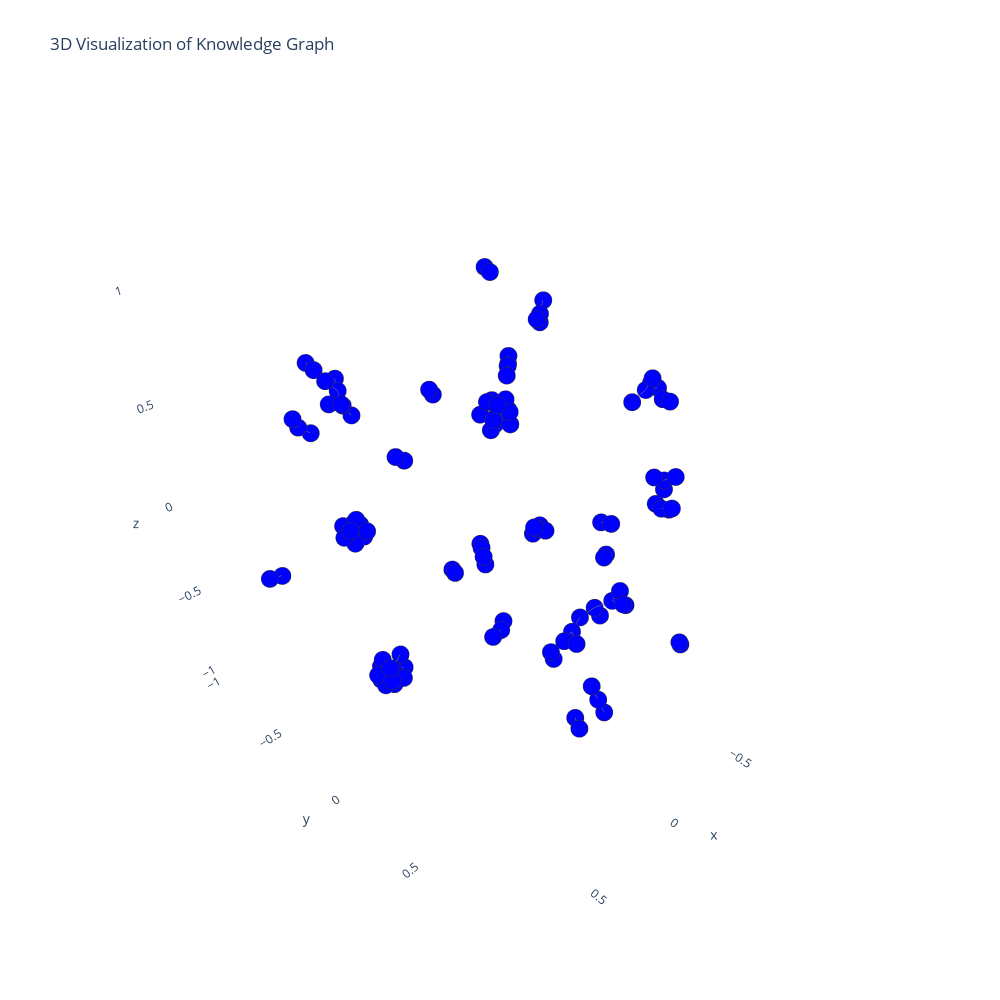

Notebook source saved alongside this figure:
### Code cell
import plotly.graph_objects as go
import networkx as nx  # Import NetworkX module

# Assuming `index` contains the NetworkX graph
g = index.get_networkx_graph()

# Convert NetworkX graph to Plotly graph
pos = nx.spring_layout(g, dim=3)
node_x = [pos[node][0] for node in g.nodes()]
node_y = [pos[node][1] for node in g.nodes()]
node_z = [pos[node][2] for node in g.nodes()]

# Define edge traces
edge_traces = []
for edge in g.edges():
    x0, y0, z0 = pos[edge[0]]
    x1, y1, z1 = pos[edge[1]]
    edge_trace = go.Scatter3d(
        x=[x0, x1, None],
        y=[y0, y1, None],
        z=[z0, z1, None],
        mode='lines',
        line=dict(color='rgb(125,125,125)', width=1),
        hoverinfo='none'
    )
    edge_traces.append(edge_trace)

# Define node trace
node_trace = go.Scatter3d(
    x=node_x,
    y=node_y,
    z=node_z,
    mode='markers',
    name='actors',
    marker=dict(
        symbol='circle',
        size=6,
        color='blue',  # You can customize node color here
        colorscale='Viridis',
        line=dict(color='rgb(50,50,50)', width=0.5)
    ),
    text=[str(node) for node in g.nodes()],
    hoverinfo='text'
)

# Create figure
fig = go.Figure(data=edge_traces + [node_trace])

# Set layout
fig.update_layout(
    title="3D Visualization of Knowledge Graph",
    width=1000,
    height=1000,
    showlegend=False,
    scene=dict(
        xaxis=dict(showbackground=False),
        yaxis=dict(showbackground=False),
        zaxis=dict(showbackground=False),
    ),
    margin=dict(t=100),
    hovermode='closest',
)

# Show plot
fig.show()

### Figure 1 — Plotly figure (JSON) as saved in the notebook; plotly's stock layout.template omitted (floating-point values rounded to 4 significant figures)
{"data": [{"hoverinfo": "none", "line": {"color": "rgb(125,125,125)", "width": 1}, "mode": "lines", "type": "scatter3d", "x": [0.2023, 0.1894, null], "y": [-0.7152, -0.7264, null], "z": [-0.3614, -0.3055, null]}, {"hoverinfo": "none", "line": {"color": "rgb(125,125,125)", "width": 1}, "mode": "lines", "type": "scatter3d", "x": [0.2023, 0.2615, null], "y": [-0.7152, -0.7362, null], "z": [-0.3614, -0.3809, null]}, {"hoverinfo": "none", "line": {"color": "rgb(125,125,125)", "width": 1}, "mode": "lines", "type": "scatter3d", "x": [0.2023, 0.2187, null], "y": [-0.7152, -0.7819, null], "z": [-0.3614, -0.3909, null]}, {"hoverinfo": "none", "line": {"color": "rgb(125,125,125)", "width": 1}, "mode": "lines", "type": "scatter3d", "x": [0.2023, 0.1719, null], "y": [-0.7152, -0.771, null], "z": [-0.3614, -0.3538, null]}, {"hoverinfo": "none", "line": {"color": "rgb(125,125,125)", "width": 1}, "mode": "lines", "type": "scatter3d", "x": [0.2023, 0.2078, null], "y": [-0.7152, -0.7474, null], "z": [-0.3614, -0.422, null]}, {"hoverinfo": "none", "line": {"color": "rgb(125,125,125)", "width": 1}, "mode": "lines", "type": "scatter3d", "x": [0.2023, 0.1663, null], "y": [-0.7152, -0.7073, null], "z": [-0.3614, -0.4087, null]}, {"hoverinfo": "none", "line": {"color": "rgb(125,125,125)", "width": 1}, "mode": "lines", "type": "scatter3d", "x": [0.2023, 0.2354, null], "y": [-0.7152, -0.7748, null], "z": [-0.3614, -0.3443, null]}, {"hoverinfo": "none", "line": {"color": "rgb(125,125,125)", "width": 1}, "mode": "lines", "type": "scatter3d", "x": [0.2023, 0.2472, null], "y": [-0.7152, -0.6988, null], "z": [-0.3614, -0.3286, null]}, {"hoverinfo": "none", "line": {"color": "rgb(125,125,125)", "width": 1}, "mode": "lines", "type": "scatter3d", "x": [0.2023, 0.2331, null], "y": [-0.7152, -0.6907, null], "z": [-0.3614, -0.4071, null]}, {"hoverinfo": "none", "line": {"color": "rgb(125,125,125)", "width": 1}, "mode": "lines", "type": "scatter3d", "x": [0.2023, 0.1842, null], "y": [-0.7152, -0.6534, null], "z": [-0.3614, -0.339, null]}, {"hoverinfo": "none", "line": {"color": "rgb(125,125,125)", "width": 1}, "mode": "lines", "type": "scatter3d", "x": [0.2023, 0.1526, null], "y": [-0.7152, -0.7508, null], "z": [-0.3614, -0.3639, null]}, {"hoverinfo": "none", "line": {"color": "rgb(125,125,125)", "width": 1}, "mode": "lines", "type": "scatter3d", "x": [0.1719, 0.1526, null], "y": [-0.771, -0.7508, null], "z": [-0.3538, -0.3639, null]}, {"hoverinfo": "none", "line": {"color": "rgb(125,125,125)", "width": 1}, "mode": "lines", "type": "scatter3d", "x": [-0.8829, -0.8894, null], "y": [0.2855, 0.2459, null], "z": [-0.2703, -0.2645, null]}, {"hoverinfo": "none", "line": {"color": "rgb(125,125,125)", "width": 1}, "mode": "lines", "type": "scatter3d", "x": [-0.8829, -0.9354, null], "y": [0.2855, 0.295, null], "z": [-0.2703, -0.2975, null]}, {"hoverinfo": "none", "line": {"color": "rgb(125,125,125)", "width": 1}, "mode": "lines", "type": "scatter3d", "x": [-0.8829, -0.914, null], "y": [0.2855, 0.3243, null], "z": [-0.2703, -0.2654, null]}, {"hoverinfo": "none", "line": {"color": "rgb(125,125,125)", "width": 1}, "mode": "lines", "type": "scatter3d", "x": [0.03403, -0.03308, null], "y": [0.5639, 0.5837, null], "z": [-0.221, -0.1978, null]}, {"hoverinfo": "none", "line": {"color": "rgb(125,125,125)", "width": 1}, "mode": "lines", "type": "scatter3d", "x": [0.03403, 0.09638, null], "y": [0.5639, 0.5771, null], "z": [-0.221, -0.2515, null]}, {"hoverinfo": "none", "line": {"color": "rgb(125,125,125)", "width": 1}, "mode": "lines", "type": "scatter3d", "x": [-0.03308, -0.04872, null], "y": [0.5837, 0.6024, null], "z": [-0.1978, -0.2384, null]}, {"hoverinfo": "none", "line": {"color": "rgb(125,125,125)", "width": 1}, "mode": "lines", "type": "scatter3d", "x": [-0.03308, -0.08735, null], "y": [0.5837, 0.6299, null], "z": [-0.1978, -0.1651, null]}, {"hoverinfo": "none", "line": {"color": "rgb(125,125,125)", "width": 1}, "mode": "lines", "type": "scatter3d", "x": [0.09638, 0.1202, null], "y": [0.5771, 0.6242, null], "z": [-0.2515, -0.2724, null]}, {"hoverinfo": "none", "line": {"color": "rgb(125,125,125)", "width": 1}, "mode": "lines", "type": "scatter3d", "x": [0.09638, 0.1419, null], "y": [0.5771, 0.5766, null], "z": [-0.2515, -0.2741, null]}, {"hoverinfo": "none", "line": {"color": "rgb(125,125,125)", "width": 1}, "mode": "lines", "type": "scatter3d", "x": [-0.08735, -0.1259, null], "y": [0.6299, 0.6361, null], "z": [-0.1651, -0.1317, null]}, {"hoverinfo": "none", "line": {"color": "rgb(125,125,125)", "width": 1}, "mode": "lines", "type": "scatter3d", "x": [-0.08735, -0.08742, null], "y": [0.6299, 0.6872, null], "z": [-0.1651, -0.15, null]}, {"hoverinfo": "none", "line": {"color": "rgb(125,125,125)", "width": 1}, "mode": "lines", "type": "scatter3d", "x": [-0.08735, -0.1219, null], "y": [0.6299, 0.6733, null], "z": [-0.1651, -0.1833, null]}, {"hoverinfo": "none", "line": {"color": "rgb(125,125,125)", "width": 1}, "mode": "lines", "type": "scatter3d", "x": [-0.3836, -0.3824, null], "y": [0.6024, 0.5685, null], "z": [0.6383, 0.6362, null]}, {"hoverinfo": "none", "line": {"color": "rgb(125,125,125)", "width": 1}, "mode": "lines", "type": "scatter3d", "x": [-0.6866, -0.646, null], "y": [-0.3419, -0.3289, null], "z": [-0.6146, -0.578, null]}, {"hoverinfo": "none", "line": {"color": "rgb(125,125,125)", "width": 1}, "mode": "lines", "type": "scatter3d", "x": [-0.6866, -0.7053, null], "y": [-0.3419, -0.3013, null], "z": [-0.6146, -0.616, null]}, {"hoverinfo": "none", "line": {"color": "rgb(125,125,125)", "width": 1}, "mode": "lines", "type": "scatter3d", "x": [-0.6866, -0.6773, null], "y": [-0.3419, -0.3651, null], "z": [-0.6146, -0.6545, null]}, {"hoverinfo": "none", "line": {"color": "rgb(125,125,125)", "width": 1}, "mode": "lines", "type": "scatter3d", "x": [-0.6866, -0.7319, null], "y": [-0.3419, -0.3674, null], "z": [-0.6146, -0.6285, null]}, {"hoverinfo": "none", "line": {"color": "rgb(125,125,125)", "width": 1}, "mode": "lines", "type": "scatter3d", "x": [-0.3129, -0.3261, null], "y": [0.1119, 0.1205, null], "z": [-0.9503, -1, null]}, {"hoverinfo": "none", "line": {"color": "rgb(125,125,125)", "width": 1}, "mode": "lines", "type": "scatter3d", "x": [-0.8185, -0.8543, null], "y": [0.1732, 0.1784, null], "z": [0.3589, 0.4067, null]}, {"hoverinfo": "none", "line": {"color": "rgb(125,125,125)", "width": 1}, "mode": "lines", "type": "scatter3d", "x": [-0.8185, -0.8762, null], "y": [0.1732, 0.1575, null], "z": [0.3589, 0.3683, null]}, {"hoverinfo": "none", "line": {"color": "rgb(125,125,125)", "width": 1}, "mode": "lines", "type": "scatter3d", "x": [-0.8185, -0.8629, null], "y": [0.1732, 0.2074, null], "z": [0.3589, 0.3651, null]}, {"hoverinfo": "none", "line": {"color": "rgb(125,125,125)", "width": 1}, "mode": "lines", "type": "scatter3d", "x": [-0.8185, -0.7408, null], "y": [0.1732, 0.1614, null], "z": [0.3589, 0.3225, null]}, {"hoverinfo": "none", "line": {"color": "rgb(125,125,125)", "width": 1}, "mode": "lines", "type": "scatter3d", "x": [-0.6512, -0.6796, null], "y": [-0.5338, -0.5569, null], "z": [0.2845, 0.3207, null]}, {"hoverinfo": "none", "line": {"color": "rgb(125,125,125)", "width": 1}, "mode": "lines", "type": "scatter3d", "x": [-0.6512, -0.6856, null], "y": [-0.5338, -0.5647, null], "z": [0.2845, 0.2712, null]}, {"hoverinfo": "none", "line": {"color": "rgb(125,125,125)", "width": 1}, "mode": "lines", "type": "scatter3d", "x": [-0.6512, -0.6045, null], "y": [-0.5338, -0.4939, null], "z": [0.2845, 0.2645, null]}, {"hoverinfo": "none", "line": {"color": "rgb(125,125,125)", "width": 1}, "mode": "lines", "type": "scatter3d", "x": [0.6689, 0.6352, null], "y": [0.7009, 0.7064, null], "z": [0.1722, 0.186, null]}, {"hoverinfo": "none", "line": {"color": "rgb(125,125,125)", "width": 1}, "mode": "lines", "type": "scatter3d", "x": [0.6352, 0.5943, null], "y": [0.7064, 0.6766, null], "z": [0.186, 0.1822, null]}, {"hoverinfo": "none", "line": {"color": "rgb(125,125,125)", "width": 1}, "mode": "lines", "type": "scatter3d", "x": [0.4791, 0.5009, null], "y": [0.9298, 0.9695, null], "z": [-0.1972, -0.2062, null]}, {"hoverinfo": "none", "line": {"color": "rgb(125,125,125)", "width": 1}, "mode": "lines", "type": "scatter3d", "x": [0.6879, 0.7125, null], "y": [0.3016, 0.2879, null], "z": [0.7168, 0.7359, null]}, {"hoverinfo": "none", "line": {"color": "rgb(125,125,125)", "width": 1}, "mode": "lines", "type": "scatter3d", "x": [0.2055, 0.1972, null], "y": [0.8149, 0.764, null], "z": [0.4719, 0.4481, null]}, {"hoverinfo": "none", "line": {"color": "rgb(125,125,125)", "width": 1}, "mode": "lines", "type": "scatter3d", "x": [-0.2189, -0.2301, null], "y": [-0.4826, -0.5152, null], "z": [-0.7277, -0.7302, null]}, {"hoverinfo": "none", "line": {"color": "rgb(125,125,125)", "width": 1}, "mode": "lines", "type": "scatter3d", "x": [0.8058, 0.7599, null], "y": [-0.5215, -0.4947, null], "z": [-0.1981, -0.1927, null]}, {"hoverinfo": "none", "line": {"color": "rgb(125,125,125)", "width": 1}, "mode": "lines", "type": "scatter3d", "x": [-0.2957, -0.3148, null], "y": [-0.3479, -0.3822, null], "z": [-0.5905, -0.5627, null]}, {"hoverinfo": "none", "line": {"color": "rgb(125,125,125)", "width": 1}, "mode": "lines", "type": "scatter3d", "x": [-0.2957, -0.2998, null], "y": [-0.3479, -0.34, null], "z": [-0.5905, -0.6375, null]}, {"hoverinfo": "none", "line": {"color": "rgb(125,125,125)", "width": 1}, "mode": "lines", "type": "scatter3d", "x": [-0.3148, -0.3431, null], "y": [-0.3822, -0.4202, null], "z": [-0.5627, -0.5721, null]}, {"hoverinfo": "none", "line": {"color": "rgb(125,125,125)", "width": 1}, "mode": "lines", "type": "scatter3d", "x": [0.3396, 0.3206, null], "y": [-0.5471, -0.5852, null], "z": [0.5219, 0.5574, null]}, {"hoverinfo": "none", "line": {"color": "rgb(125,125,125)", "width": 1}, "mode": "lines", "type": "scatter3d", "x": [0.3396, 0.3664, null], "y": [-0.5471, -0.5906, null], "z": [0.5219, 0.5605, null]}, {"hoverinfo": "none", "line": {"color": "rgb(125,125,125)", "width": 1}, "mode": "lines", "type": "scatter3d", "x": [0.3396, 0.3571, null], "y": [-0.5471, -0.497, null], "z": [0.5219, 0.4789, null]}, {"hoverinfo": "none", "line": {"color": "rgb(125,125,125)", "width": 1}, "mode": "lines", "type": "scatter3d", "x": [-0.5251, -0.5124, null], "y": [-0.9528, -0.9656, null], "z": [0.01473, 0.04349, null]}, {"hoverinfo": "none", "line": {"color": "rgb(125,125,125)", "width": 1}, "mode": "lines", "type": "scatter3d", "x": [-0.2885, -0.3075, null], "y": [0.8486, 0.8433, null], "z": [-0.3843, -0.4123, null]}, {"hoverinfo": "none", "line": {"color": "rgb(125,125,125)", "width": 1}, "mode": "lines", "type": "scatter3d", "x": [0.3571, 0.3413, null], "y": [-0.497, -0.4641, null], "z": [0.4789, 0.4395, null]}, {"hoverinfo": "none", "line": {"color": "rgb(125,125,125)", "width": 1}, "mode": "lines", "type": "scatter3d", "x": [0.3571, 0.4007, null], "y": [-0.497, -0.5323, null], "z": [0.4789, 0.488, null]}, {"hoverinfo": "none", "line": {"color": "rgb(125,125,125)", "width": 1}, "mode": "lines", "type": "scatter3d", "x": [0.3571, 0.3829, null], "y": [-0.497, -0.4695, null], "z": [0.4789, 0.5061, null]}, {"hoverinfo": "none", "line": {"color": "rgb(125,125,125)", "width": 1}, "mode": "lines", "type": "scatter3d", "x": [0.7095, 0.6692, null], "y": [-0.2903, -0.2733, null], "z": [0.6067, 0.5725, null]}, {"hoverinfo": "none", "line": {"color": "rgb(125,125,125)", "width": 1}, "mode": "lines", "type": "scatter3d", "x": [0.7095, 0.7173, null], "y": [-0.2903, -0.3087, null], "z": [0.6067, 0.6386, null]}, {"hoverinfo": "none", "line": {"color": "rgb(125,125,125)", "width": 1}, "mode": "lines", "type": "scatter3d", "x": [-0.7085, -0.6772, null], "y": [0.1066, 0.119, null], "z": [-0.553, -0.5479, null]}, {"hoverinfo": "none", "line": {"color": "rgb(125,125,125)", "width": 1}, "mode": "lines", "type": "scatter3d", "x": [0.2206, 0.2145, null], "y": [-0.9465, -0.8991, null], "z": [0.4651, 0.444, null]}, {"hoverinfo": "none", "line": {"color": "rgb(125,125,125)", "width": 1}, "mode": "lines", "type": "scatter3d", "x": [-0.238, -0.2367, null], "y": [-0.2612, -0.2295, null], "z": [0.9768, 0.9646, null]}, {"hoverinfo": "none", "line": {"color": "rgb(125,125,125)", "width": 1}, "mode": "lines", "type": "scatter3d", "x": [0.2509, 0.2986, null], "y": [0.3001, 0.2634, null], "z": [0.7116, 0.7198, null]}, {"hoverinfo": "none", "line": {"color": "rgb(125,125,125)", "width": 1}, "mode": "lines", "type": "scatter3d", "x": [0.2509, 0.2443, null], "y": [0.3001, 0.358, null], "z": [0.7116, 0.747, null]}, {"hoverinfo": "none", "line": {"color": "rgb(125,125,125)", "width": 1}, "mode": "lines", "type": "scatter3d", "x": [0.2509, 0.2194, null], "y": [0.3001, 0.3127, null], "z": [0.7116, 0.7706, null]}, {"hoverinfo": "none", "line": {"color": "rgb(125,125,125)", "width": 1}, "mode": "lines", "type": "scatter3d", "x": [0.2509, 0.2335, null], "y": [0.3001, 0.2724, null], "z": [0.7116, 0.6562, null]}, {"hoverinfo": "none", "line": {"color": "rgb(125,125,125)", "width": 1}, "mode": "lines", "type": "scatter3d", "x": [0.2509, 0.2376, null], "y": [0.3001, 0.3549, null], "z": [0.7116, 0.6923, null]}, {"hoverinfo": "none", "line": {"color": "rgb(125,125,125)", "width": 1}, "mode": "lines", "type": "scatter3d", "x": [0.2509, 0.2918, null], "y": [0.3001, 0.3108, null], "z": [0.7116, 0.6722, null]}, {"hoverinfo": "none", "line": {"color": "rgb(125,125,125)", "width": 1}, "mode": "lines", "type": "scatter3d", "x": [0.2509, 0.3037, null], "y": [0.3001, 0.3361, null], "z": [0.7116, 0.7293, null]}, {"hoverinfo": "none", "line": {"color": "rgb(125,125,125)", "width": 1}, "mode": "lines", "type": "scatter3d", "x": [0.2509, 0.2758, null], "y": [0.3001, 0.3275, null], "z": [0.7116, 0.775, null]}, {"hoverinfo": "none", "line": {"color": "rgb(125,125,125)", "width": 1}, "mode": "lines", "type": "scatter3d", "x": [0.2509, 0.2318, null], "y": [0.3001, 0.255, null], "z": [0.7116, 0.7495, null]}, {"hoverinfo": "none", "line": {"color": "rgb(125,125,125)", "width": 1}, "mode": "lines", "type": "scatter3d", "x": [0.2509, 0.2789, null], "y": [0.3001, 0.2789, null], "z": [0.7116, 0.7699, null]}, {"hoverinfo": "none", "line": {"color": "rgb(125,125,125)", "width": 1}, "mode": "lines", "type": "scatter3d", "x": [0.2509, 0.1926, null], "y": [0.3001, 0.3, null], "z": [0.7116, 0.7131, null]}, {"hoverinfo": "none", "line": {"color": "rgb(125,125,125)", "width": 1}, "mode": "lines", "type": "scatter3d", "x": [0.03095, 0.03373, null], "y": [0.6883, 0.7277, null], "z": [-0.6109, -0.6564, null]}, {"hoverinfo": "none", "line": {"color": "rgb(125,125,125)", "width": 1}, "mode": "lines", "type": "scatter3d", "x": [0.03095, 0.02794, null], "y": [0.6883, 0.6459, null], "z": [-0.6109, -0.5631, null]}, {"hoverinfo": "none", "line": {"color": "rgb(125,125,125)", "width": 1}, "mode": "lines", "type": "scatter3d", "x": [0.6084, 0.5573, null], "y": [0.03108, 0.02478, null], "z": [-0.4846, -0.4391, null]}, {"hoverinfo": "none", "line": {"color": "rgb(125,125,125)", "width": 1}, "mode": "lines", "type": "scatter3d", "x": [0.6084, 0.5871, null], "y": [0.03108, 0.0008738, null], "z": [-0.4846, -0.536, null]}, {"hoverinfo": "none", "line": {"color": "rgb(125,125,125)", "width": 1}, "mode": "lines", "type": "scatter3d", "x": [0.6084, 0.6667, null], "y": [0.03108, 0.05208, null], "z": [-0.4846, -0.5249, null]}, {"hoverinfo": "none", "line": {"color": "rgb(125,125,125)", "width": 1}, "mode": "lines", "type": "scatter3d", "x": [0.6084, 0.6776, null], "y": [0.03108, 0.01812, null], "z": [-0.4846, -0.4823, null]}, {"hoverinfo": "none", "line": {"color": "rgb(125,125,125)", "width": 1}, "mode": "lines", "type": "scatter3d", "x": [0.6084, 0.6299, null], "y": [0.03108, -0.005481, null], "z": [-0.4846, -0.4422, null]}, {"hoverinfo": "none", "line": {"color": "rgb(125,125,125)", "width": 1}, "mode": "lines", "type": "scatter3d", "x": [0.6084, 0.6404, null], "y": [0.03108, 0.05793, null], "z": [-0.4846, -0.4394, null]}, {"hoverinfo": "none", "line": {"color": "rgb(125,125,125)", "width": 1}, "mode": "lines", "type": "scatter3d", "x": [0.6084, 0.5983, null], "y": [0.03108, 0.08955, null], "z": [-0.4846, -0.5035, null]}, {"hoverinfo": "none", "line": {"color": "rgb(125,125,125)", "width": 1}, "mode": "lines", "type": "scatter3d", "x": [0.6084, 0.654, null], "y": [0.03108, 0.004034, null], "z": [-0.4846, -0.5346, null]}, {"hoverinfo": "none", "line": {"color": "rgb(125,125,125)", "width": 1}, "mode": "lines", "type": "scatter3d", "x": [0.6084, 0.6532, null], "y": [0.03108, 0.08188, null], "z": [-0.4846, -0.4876, null]}, {"hoverinfo": "none", "line": {"color": "rgb(125,125,125)", "width": 1}, "mode": "lines", "type": "scatter3d", "x": [0.6084, 0.6217, null], "y": [0.03108, 0.05098, null], "z": [-0.4846, -0.5513, null]}, {"hoverinfo": "none", "line": {"color": "rgb(125,125,125)", "width": 1}, "mode": "lines", "type": "scatter3d", "x": [0.6084, 0.6253, null], "y": [0.03108, -0.02871, null], "z": [-0.4846, -0.4984, null]}, {"hoverinfo": "none", "line": {"color": "rgb(125,125,125)", "width": 1}, "mode": "lines", "type": "scatter3d", "x": [0.6084, 0.5546, null], "y": [0.03108, 0.04286, null], "z": [-0.4846, -0.5038, null]}, {"hoverinfo": "none", "line": {"color": "rgb(125,125,125)", "width": 1}, "mode": "lines", "type": "scatter3d", "x": [-0.6123, -0.5841, null], "y": [0.4634, 0.4296, null], "z": [0.1042, 0.1168, null]}, {"hoverinfo": "none", "line": {"color": "rgb(125,125,125)", "width": 1}, "mode": "lines", "type": "scatter3d", "x": [-0.6123, -0.6071, null], "y": [0.4634, 0.4715, null], "z": [0.1042, 0.06348, null]}, {"hoverinfo": "none", "line": {"color": "rgb(125,125,125)", "width": 1}, "mode": "lines", "type": "scatter3d", "x": [-0.6123, -0.65, null], "y": [0.4634, 0.4957, null], "z": [0.1042, 0.1195, null]}, {"hoverinfo": "none", "line": {"color": "rgb(125,125,125)", "width": 1}, "mode": "lines", "type": "scatter3d", "x": [-0.4936, -0.4537, null], "y": [-0.1853, -0.1668, null], "z": [0.7164, 0.7093, null]}, {"hoverinfo": "none", "line": {"color": "rgb(125,125,125)", "width": 1}, "mode": "lines", "type": "scatter3d", "x": [-0.4936, -0.4991, null], "y": [-0.1853, -0.1903, null], "z": [0.7164, 0.6734, null]}, {"hoverinfo": "none", "line": {"color": "rgb(125,125,125)", "width": 1}, "mode": "lines", "type": "scatter3d", "x": [-0.4936, -0.5283, null], "y": [-0.1853, -0.1998, null], "z": [0.7164, 0.7634, null]}, {"hoverinfo": "text", "marker": {"color": "blue", "colorscale": [[0, "#440154"], [0.1111, "#482878"], [0.2222, "#3e4989"], [0.3333, "#31688e"], [0.4444, "#26828e"], [0.5556, "#1f9e89"], [0.6667, "#35b779"], [0.7778, "#6ece58"], [0.8889, "#b5de2b"], [1, "#fde725"]], "line": {"color": "rgb(50,50,50)", "width": 0.5}, "size": 6, "symbol": "circle"}, "mode": "markers", "name": "actors", "text": ["Alaska", "Mentoring organization in google summer of code", "Stable open-source projects in production use in research and relatively young projects", "The 49th state", "Stable open-source projects in production use in research", "Relatively young projects", "Mentors who have participated in several gsoc instances over the past several years", "Active in open-source software development spanning decades", "49th state", "Home to", "By road network", "Anchorage", "A vibrant open-source community", "The largest city in alaska", "Vibrant open-source community", "Alaska developer alliance", "Part of alaska", "Part of", "Uaa", "Uaf", "Created deep learning models to detect forest fires in an image", "Deep learning models for forest fire detection", "World leader in research and education in the arctic and alaska", "2019 annual report of the national science foundation", "Released", "We", "The project", "Provide a simple and efficient way to manage and deploy docker containers on kubernetes", "Automatic container scaling", "Self-healing", "Develop a new algorithm for image segmentation using deep learning techniques", "University of alaska anchorage", "University of alaska fairbanks", "Gsoc initiative", "Organized and funded by google", "Projects", "Healthcare", "Climate science", "Polar science", "Research fields critical to the circumpolar north and the rest of the world", "Contributor guidelines", "Application details", "You on the right track", "Standard application template", "Automated coastline extraction", "Erosion modeling in alaska", "Automated glacier outlines extraction", "Glacier mass balance modeling in alaska", "Automated sea ice concentration extraction", "Sea ice thickness modeling in alaska", "Automated snow cover extraction", "Snow water equivalent modeling in alaska", "Automated land cover extraction", "Land cover change modeling in alaska", "Automated forest cover extraction", "Forest carbon modeling in alaska", "Arctic", "Increased rates of coastal erosion", "Rapidly warming", "Alaska communities", "Climate change", "At the frontline of climate change", "Coastline extraction", "Feature extraction", "Glacier outlines in alaska", "Glaciers", "An important component of the earth's climate system", "Automated coastline extraction for erosion modeling in alaska", "Research component", "Frank witmer", "Critical for communities to mitigate and adapt to changes", "Rapidly warming arctic", "Current modeling approaches", "Historical coastline positions", "Dynamic effects", "2018-19 flu season", "Bad one", "Coastline change", "Communities", "Modeling approaches", "Simple linear model", "Current status", "Initial model and pipeline", "Simple normalized difference water index thresholding technique and deepwatermap algorithm", "An initial model and pipeline", "Automatically extract coastlines from planetlabs imagery", "A simple normalized difference water index thresholding technique and a more complex deepwatermap algorithm", "Experimental", "Osparc-control", "File-sharing based concore protocol", "Not existent", "Not existent in our open-source frameworks", "Unknown", "Deepwatermap algorithm", "Finer resolution satellite imagery and two sets of labeled training data", "Re-trained using finer resolution satellite imagery and two sets of labeled training data", "Expected outcomes", "Finished model with high accuracy", "Vectorized coastline representation", "Planetlabs satellite imagery", "Several approaches", "Several approaches to implementing such album features exist", "Streamlined measurements", "Periodically across several probes", "More generalized measurement", "Virtual router", "Dynamically influences network scheduling decisions", "Network path changes with time", "Easy-to-use open-source matlab dicom processing framework", "Cdc", "37 children deaths from the flu so far this season", "Flu vaccine", "Getting vaccinated by the end of october", "Coastlines", "Digitization", "Automatic extraction", "High accuracy model"], "type": "scatter3d", "x": [0.2023, 0.1894, 0.2615, 0.2187, 0.1719, 0.2078, 0.1663, 0.2354, 0.2472, 0.2331, 0.1842, -0.8829, -0.8894, -0.9354, -0.914, 0.03403, -0.03308, 0.09638, -0.04872, -0.08735, -0.1259, -0.08742, -0.1219, -0.3836, -0.3824, 0.1526, -0.6866, -0.646, -0.7053, -0.6773, -0.7319, 0.1202, 0.1419, -0.3129, -0.3261, -0.8185, -0.8543, -0.8762, -0.8629, -0.7408, -0.6512, -0.6796, -0.6856, -0.6045, 0.6689, 0.6352, 0.4791, 0.5009, 0.6879, 0.7125, 0.2055, 0.1972, -0.2189, -0.2301, 0.8058, 0.7599, -0.2957, -0.3148, -0.2998, 0.3396, 0.3206, 0.3664, 0.5943, -0.5251, -0.5124, -0.2885, -0.3075, 0.3571, 0.3413, 0.4007, 0.3829, -0.3431, 0.7095, 0.6692, 0.7173, -0.7085, -0.6772, 0.2206, 0.2145, -0.238, -0.2367, 0.2509, 0.2986, 0.2443, 0.2194, 0.2335, 0.2376, 0.2918, 0.3037, 0.2758, 0.2318, 0.2789, 0.1926, 0.03095, 0.03373, 0.02794, 0.6084, 0.5573, 0.5871, 0.6667, 0.6776, 0.6299, 0.6404, 0.5983, 0.654, 0.6532, 0.6217, 0.6253, 0.5546, -0.6123, -0.5841, -0.6071, -0.65, -0.4936, -0.4537, -0.4991, -0.5283], "y": [-0.7152, -0.7264, -0.7362, -0.7819, -0.771, -0.7474, -0.7073, -0.7748, -0.6988, -0.6907, -0.6534, 0.2855, 0.2459, 0.295, 0.3243, 0.5639, 0.5837, 0.5771, 0.6024, 0.6299, 0.6361, 0.6872, 0.6733, 0.6024, 0.5685, -0.7508, -0.3419, -0.3289, -0.3013, -0.3651, -0.3674, 0.6242, 0.5766, 0.1119, 0.1205, 0.1732, 0.1784, 0.1575, 0.2074, 0.1614, -0.5338, -0.5569, -0.5647, -0.4939, 0.7009, 0.7064, 0.9298, 0.9695, 0.3016, 0.2879, 0.8149, 0.764, -0.4826, -0.5152, -0.5215, -0.4947, -0.3479, -0.3822, -0.34, -0.5471, -0.5852, -0.5906, 0.6766, -0.9528, -0.9656, 0.8486, 0.8433, -0.497, -0.4641, -0.5323, -0.4695, -0.4202, -0.2903, -0.2733, -0.3087, 0.1066, 0.119, -0.9465, -0.8991, -0.2612, -0.2295, 0.3001, 0.2634, 0.358, 0.3127, 0.2724, 0.3549, 0.3108, 0.3361, 0.3275, 0.255, 0.2789, 0.3, 0.6883, 0.7277, 0.6459, 0.03108, 0.02478, 0.0008738, 0.05208, 0.01812, -0.005481, 0.05793, 0.08955, 0.004034, 0.08188, 0.05098, -0.02871, 0.04286, 0.4634, 0.4296, 0.4715, 0.4957, -0.1853, -0.1668, -0.1903, -0.1998], "z": [-0.3614, -0.3055, -0.3809, -0.3909, -0.3538, -0.422, -0.4087, -0.3443, -0.3286, -0.4071, -0.339, -0.2703, -0.2645, -0.2975, -0.2654, -0.221, -0.1978, -0.2515, -0.2384, -0.1651, -0.1317, -0.15, -0.1833, 0.6383, 0.6362, -0.3639, -0.6146, -0.578, -0.616, -0.6545, -0.6285, -0.2724, -0.2741, -0.9503, -1, 0.3589, 0.4067, 0.3683, 0.3651, 0.3225, 0.2845, 0.3207, 0.2712, 0.2645, 0.1722, 0.186, -0.1972, -0.2062, 0.7168, 0.7359, 0.4719, 0.4481, -0.7277, -0.7302, -0.1981, -0.1927, -0.5905, -0.5627, -0.6375, 0.5219, 0.5574, 0.5605, 0.1822, 0.01473, 0.04349, -0.3843, -0.4123, 0.4789, 0.4395, 0.488, 0.5061, -0.5721, 0.6067, 0.5725, 0.6386, -0.553, -0.5479, 0.4651, 0.444, 0.9768, 0.9646, 0.7116, 0.7198, 0.747, 0.7706, 0.6562, 0.6923, 0.6722, 0.7293, 0.775, 0.7495, 0.7699, 0.7131, -0.6109, -0.6564, -0.5631, -0.4846, -0.4391, -0.536, -0.5249, -0.4823, -0.4422, -0.4394, -0.5035, -0.5346, -0.4876, -0.5513, -0.4984, -0.5038, 0.1042, 0.1168, 0.06348, 0.1195, 0.7164, 0.7093, 0.6734, 0.7634]}], "layout": {"height": 1000, "hovermode": "closest", "margin": {"t": 100}, "scene": {"xaxis": {"showbackground": false}, "yaxis": {"showbackground": false}, "zaxis": {"showbackground": false}}, "showlegend": false, "title": {"text": "3D Visualization of Knowledge Graph"}, "width": 1000}}
